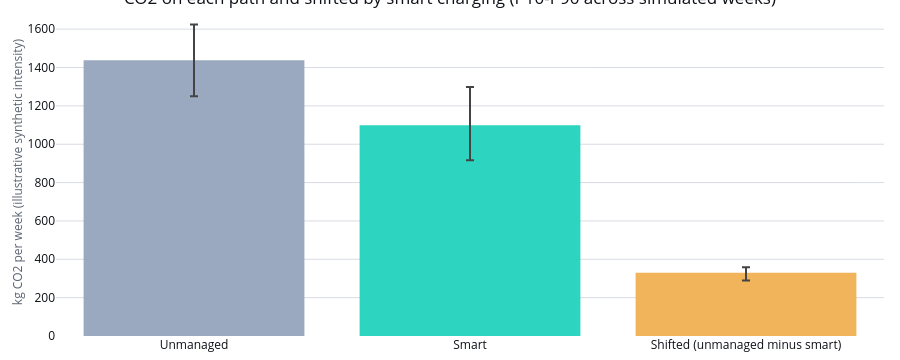

The code cell stored with this chart in its notebook:
### Markdown cell above
## 4. CO2 shifted

An illustrative synthetic carbon intensity tied to the model's own system net demand (not observed
grid data): low net demand leaves a clean margin, high net demand is filled by gas up to a cap.
`supplier.carbon_intensity_gco2_per_kwh` (supplier contract v1 section 3.8) is a public function --
the household contract reads per-EV CO2 from the exact same rule, so the fleet figure here and a
customer's own figure in section 7 can never disagree about what a kWh of turn-down is worth in
carbon terms.

### Code cell
carbon_summary = base.carbon_shift_summary.set_index("metric")
carbon_labels = {
    "co2_unmanaged_kg": "Unmanaged",
    "co2_smart_kg": "Smart",
    "co2_shifted_kg": "Shifted (unmanaged minus smart)",
}
carbon_weekly = carbon_summary.loc[list(carbon_labels)]

carbon_figure = go.Figure(
    go.Bar(
        x=[carbon_labels[m] for m in carbon_labels],
        y=carbon_weekly["p50"].round(1),
        error_y={
            "type": "data",
            "symmetric": False,
            "array": carbon_weekly["p90"] - carbon_weekly["p50"],
            "arrayminus": carbon_weekly["p50"] - carbon_weekly["p10"],
        },
        marker_color=[
            SERIES_COLOURS["normal"],
            SERIES_COLOURS["selected"],
            SERIES_COLOURS["difference"],
        ],
    )
)
carbon_figure.update_layout(
    title="CO2 on each path and shifted by smart charging (P10-P90 across simulated weeks)",
    yaxis_title="kg CO2 per week (illustrative synthetic intensity)",
    showlegend=False,
)
apply_notebook_style(carbon_figure, height=360)

### Figure 1 — Plotly figure (JSON) as saved in the notebook; plotly's stock layout.template omitted (floating-point values rounded to 4 significant figures)
{"data": [{"error_y": {"array": [187.2, 198.7, 29.16], "arrayminus": [187.4, 182.9, 40.31], "symmetric": false, "type": "data"}, "marker": {"color": ["#9AA9BF", "#2DD4BF", "#F2B45A"]}, "x": ["Unmanaged", "Smart", "Shifted (unmanaged minus smart)"], "y": [1438.0, 1099.0, 329.8], "type": "bar"}], "layout": {"title": {"text": "CO2 on each path and shifted by smart charging (P10-P90 across simulated weeks)"}, "yaxis": {"title": {"text": "kg CO2 per week (illustrative synthetic intensity)"}}, "showlegend": false, "margin": {"b": 24}, "height": 360, "paper_bgcolor": "#FFFFFF", "plot_bgcolor": "#FFFFFF"}}
